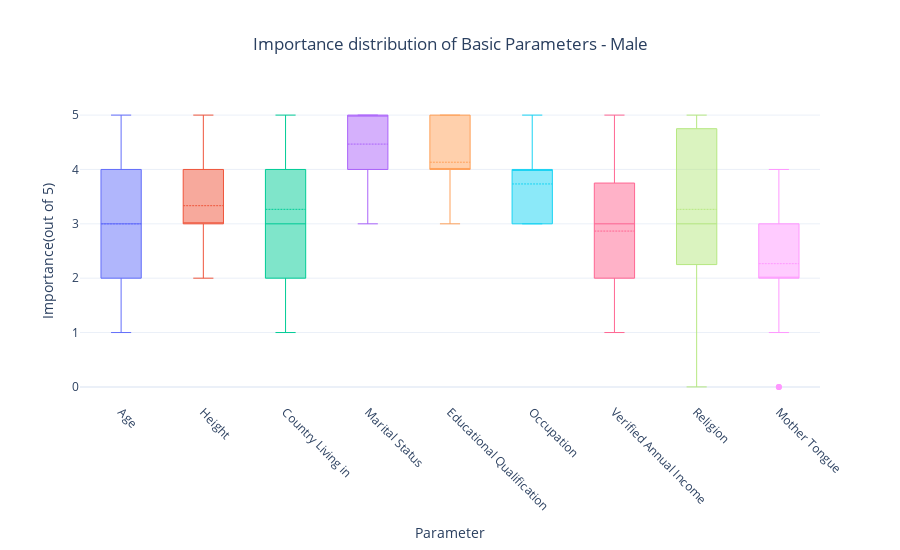

Notebook code cell kept with this figure:
### Markdown cell above
## Importance Distribution of Basic Parameters

### Code cell
male_basic_box = go.Figure()
for parameter in male_basic.columns:
    male_basic_box.add_trace(
        go.Box(name=parameter,
               y=male_basic[parameter],
               boxmean=True,
               line_width=1,
              )
    )

male_basic_box.update_layout(
    height=550,
    title = 'Importance distribution of Basic Parameters - Male',
    title_x=0.5,
    xaxis_title="Parameter",
    yaxis_title="Importance(out of 5)",
    hovermode='x',
    showlegend = False,
    template="plotly_white",
    xaxis_tickangle=45,
)

### Figure 1 — Plotly figure (JSON) as saved in the notebook; plotly's stock layout.template omitted (floating-point values rounded to 4 significant figures)
{"data": [{"boxmean": true, "line": {"width": 1}, "name": "Age", "type": "box", "y": [1, 5, 3, 4, 3, 3, 4, 3, 4, 1, 4, 2, 4, 2, 2]}, {"boxmean": true, "line": {"width": 1}, "name": "Height", "type": "box", "y": [4, 5, 3, 4, 3, 4, 4, 4, 3, 2, 3, 3, 3, 2, 3]}, {"boxmean": true, "line": {"width": 1}, "name": "Country Living in", "type": "box", "y": [2, 2, 2, 4, 1, 5, 5, 3, 5, 4, 4, 3, 4, 2, 3]}, {"boxmean": true, "line": {"width": 1}, "name": "Marital Status", "type": "box", "y": [5, 5, 4, 5, 4, 5, 5, 4, 5, 4, 5, 3, 5, 5, 3]}, {"boxmean": true, "line": {"width": 1}, "name": "Educational Qualification", "type": "box", "y": [5, 5, 3, 4, 3, 4, 5, 4, 5, 4, 5, 4, 4, 3, 4]}, {"boxmean": true, "line": {"width": 1}, "name": "Occupation", "type": "box", "y": [4, 5, 3, 4, 4, 4, 3, 4, 5, 4, 3, 3, 4, 3, 3]}, {"boxmean": true, "line": {"width": 1}, "name": "Verified Annual Income", "type": "box", "y": [4, 5, 3, 3, 3, 4, 3, 2, 3, 4, 3, 1, 2, 2, 1]}, {"boxmean": true, "line": {"width": 1}, "name": "Religion", "type": "box", "y": [3, 2, 4, 2, 2, 3, 4, 5, 3, 0, 5, 3, 5, 5, 3]}, {"boxmean": true, "line": {"width": 1}, "name": "Mother Tongue", "type": "box", "y": [2, 2, 3, 2, 1, 3, 4, 2, 2, 4, 2, 0, 4, 3, 0]}], "layout": {"height": 550, "hovermode": "x", "showlegend": false, "title": {"text": "Importance distribution of Basic Parameters - Male", "x": 0.5}, "xaxis": {"tickangle": 45, "title": {"text": "Parameter"}}, "yaxis": {"title": {"text": "Importance(out of 5)"}}}}
